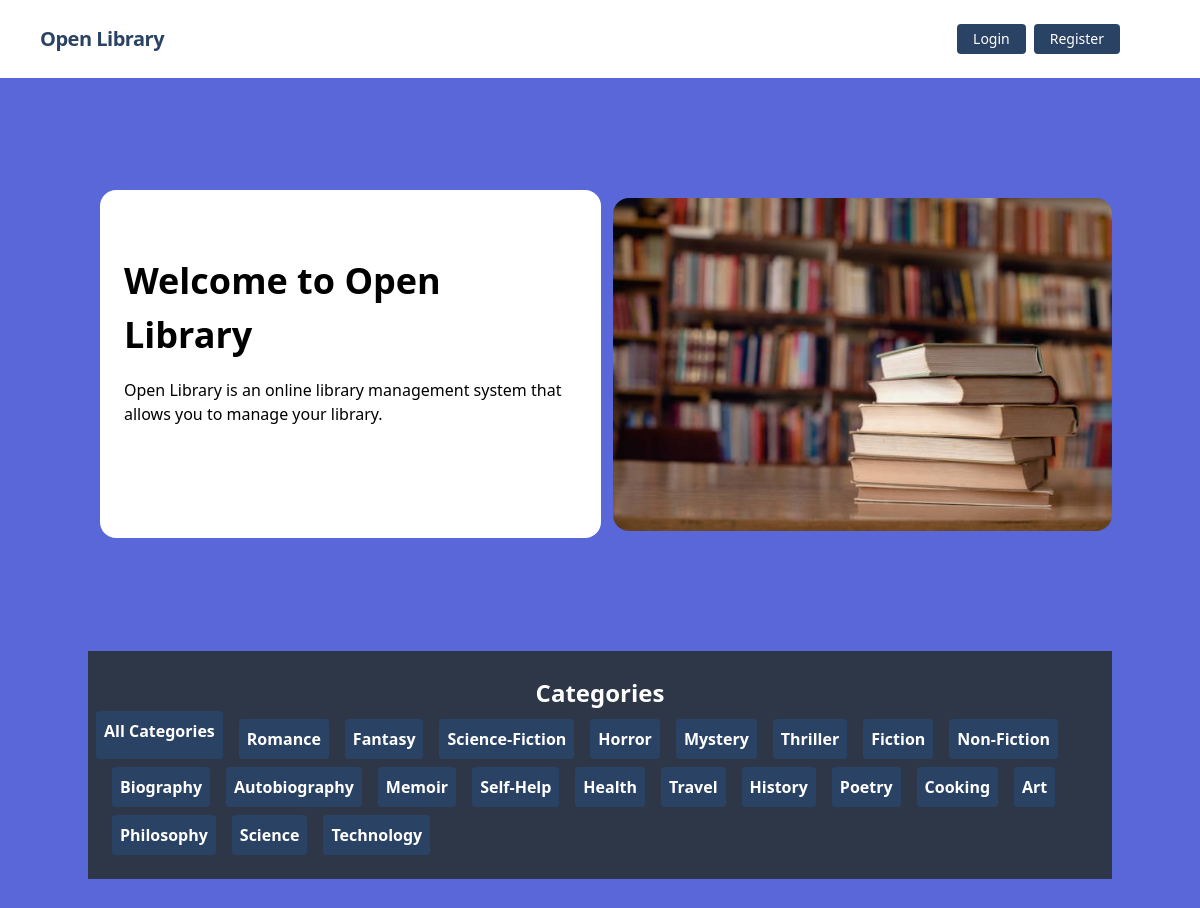
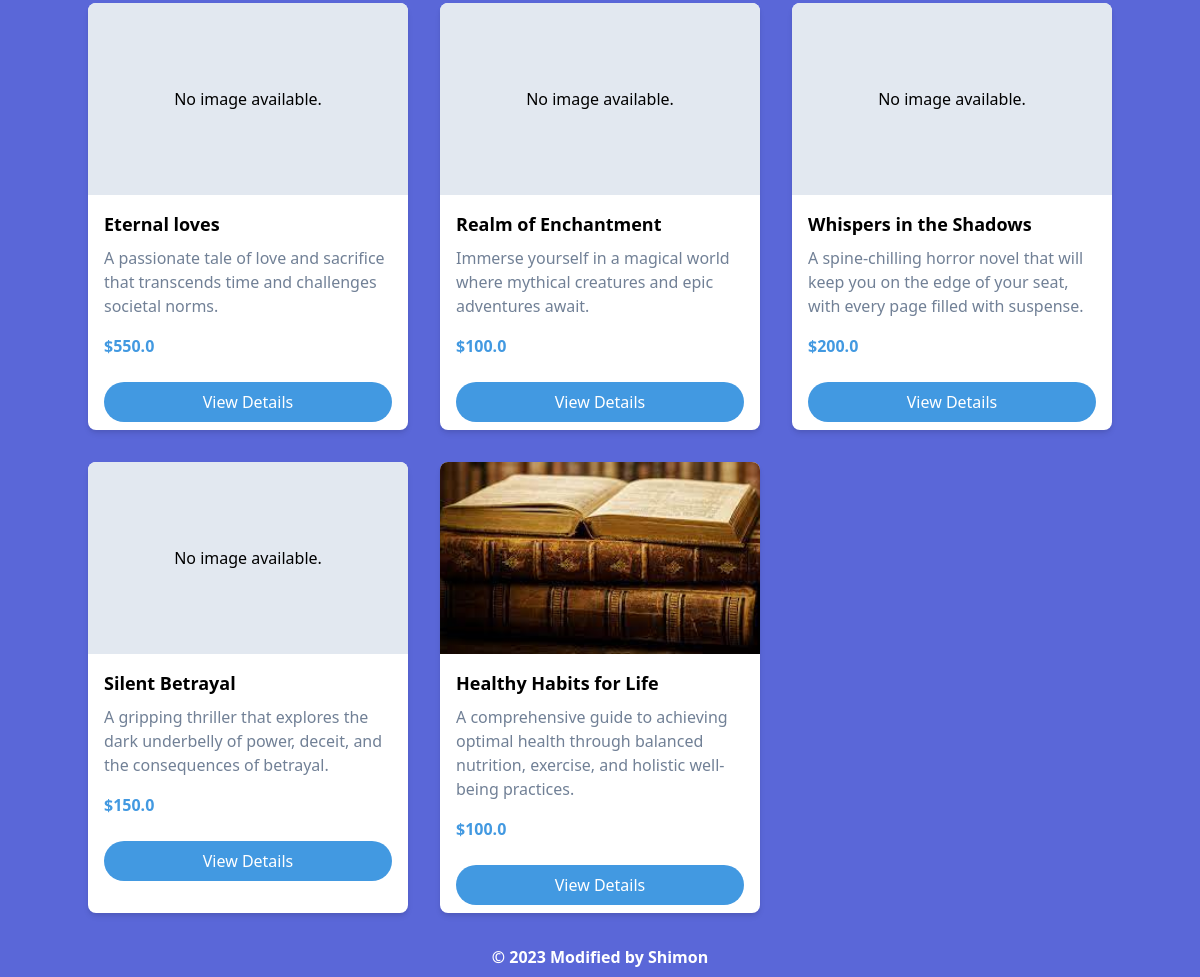
The page / on the database its author committed (2 pictures, top to bottom).
### books/models.py (models this page shows)
class Book(models.Model):
    categories = models.CharField(max_length=50, choices=CATEGORY_CHOICES)
    title = models.CharField(max_length=100)
    description = models.TextField()
    image = models.ImageField(
        upload_to='books/media/uploads', blank=True, null=True)
    price = models.FloatField()
    borrowers = models.ManyToManyField(
        User, related_name='borrowed_books', blank=True)
    def __str__(self):
        return self.title

### core/views.py (the view)
# urls.py: 2. Add a URL to urlpatterns:  path('', views.home, name='home')
def home(request, book_category=None):
    books = Book.objects.all()
    categories = [category[0] for category in CATEGORY_CHOICES]
    for book in books:
        print(book)
    bookCategory = book_category
    if book_category:
        books = books.filter(categories=bookCategory)
    return render(request, 'index.html', {'books': books, 'categories': categories})

### core/templates/index.html (shortened to what this page needs)
{% extends 'base.html' %}
{% load static %}
{% block content %}
<div class="container mx-auto flex flex-col md:flex-row items-center my-12 md:my-24">
    <div class="flex flex-col w-full lg:w-1/2 justify-center items-start pt-12 pb-24 px-6 bg-white rounded-2xl bg-opacity-70 mx-3">
        <h1 class="font-bold text-4xl my-4">Welcome to Open Library</h1>
        <p class="leading-normal mb-4">
            Open Library is an online library management system that allows you to manage your library.
        </p>
    </div>
    <div class="w-full lg:w-1/2 lg:py-6 text-center ">
        <img class="rounded-2xl" src="{% static '../static/library.jpg' %}" />
    </div>
</div>
<div class="bg-gray-800 text-white py-4">
    <div class="container mx-auto flex flex-col items-center justify-between p-2">
        <h2 class="text-2xl font-bold">Categories</h2>
        <div class="flex flex-wrap space-x-4 space-y-2">
            <a href="{% url 'home' %}" class="hover:underline p-2 bg-blue-900 rounded font-bold">All Categories</a>
            {% for category in categories %}
                <a href="{% url 'books_filter' book_category=category %}" class="hover:underline font-bold p-2 bg-blue-900 rounded">{{ category }}</a>
            {% endfor %}
        </div>
    </div>
</div>
<div class="container mx-auto grid grid-cols-1 sm:grid-cols-2 md:grid-cols-2 lg:grid-cols-3 xl:grid-cols-4 gap-8 my-8">
    {% for book in books %}
        <div class="bg-white rounded-lg overflow-hidden shadow-md hover:shadow-lg transition duration-300 ease-in-out transform hover:scale-105">
            {% if book.image %}
                <img src="{{ book.image.url }}" alt="{{ book.title }} Image" class="w-full h-48 object-cover">
            {% else %}
                <p class="h-48 bg-gray-300 flex items-center justify-center">No image available.</p>
            {% endif %}
            <div class="p-4">
                <h2 class="font-bold text-lg mb-2">{{ book.title }}</h2>
                <p class="text-gray-600 mb-4">{{ book.description }}</p>
                <p class="text-blue-500 font-bold">${{ book.price }}</p>
            </div>
            <a href="{% url 'book_detail' book_id=book.id %}" class="mb-2 block text-center bg-blue-500 text-white py-2 px-4 mt-2 mx-4 rounded-full transition duration-300 ease-in-out hover:bg-blue-600 focus:outline-none focus:shadow-outline-blue">
                View Details
            </a>
        </div>
    {% endfor %}
</div>
{% endblock %}

### rows shown on the page
Book: image "No image available.", title "Eternal loves", description "A passionate tale of love and sacrifice that transcends time and challenges societal norms.", price "550.0"
Book: image "No image available.", title "Realm of Enchantment", description "Immerse yourself in a magical world where mythical creatures and epic adventures await.", price "100.0"
Book: image "No image available.", title "Whispers in the Shadows", description "A spine-chilling horror novel that will keep you on the edge of your seat, with every page filled with suspense.", price "200.0"
Book: image "No image available.", title "Silent Betrayal", description "A gripping thriller that explores the dark underbelly of power, deceit, and the consequences of betrayal.", price "150.0"
Book: image (picture), title "Healthy Habits for Life", description "A comprehensive guide to achieving optimal health through balanced nutrition, exercise, and holistic well-being practices.", price "100.0"

### other values the page prints
{{ category }} "Romance" "Fantasy" "Science-Fiction" "Horror" "Mystery" "Thriller" "Fiction" "Non-Fiction" "Biography" "Autobiography" "Memoir" "Self-Help" "Health" "Travel" "History" "Poetry" "Cooking" "Art" "Philosophy" "Science" "Technology"
